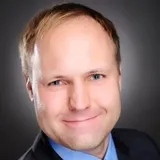
#> input picture speakers/af.webp, 160 x 160 px
$ python -i build.py   (imports and definitions only)
#> lines starting #> are read from the running program, lines starting #| are printed output that depends on the picture
#!/usr/bin/env python3
"""Scrape devfestka.de (schedule + talks + speaker photos) and render index.html from template.html.

Run locally or from the GitHub Action. Rewrites index.html only when the data or the template changed,
and exits non-zero if the scrape looks broken, so a bad scrape never replaces a good page.
"""
import hashlib, html, io, json, os, re, sys, urllib.request
from datetime import datetime, timezone

SITE = "https://devfestka.de"
ROOT = os.path.dirname(os.path.abspath(__file__))
UA = {"User-Agent": "devfestka-2026-schedule-sync"}

# [9 lines left out: functions get, clean, not called in this run]

txt = lambda s: html.unescape(re.sub(r"<[^>]+>", "", s)).strip()
key = lambda s: re.sub(r"[^a-z0-9]", "", s.lower())[:18]

def hm(chunk, which):
    m = re.search(r'class="%s"><span class="hours">(\d+)</span><span class="minutes">(\d+)</span>' % which, chunk)
    return f"{int(m[1]):02d}:{m[2]}" if m else None

# [32 lines left out: functions parse_schedule, parse_talks, not called in this run]

def photo(src):
    """Local 160px copy of a speaker photo; downloads only photos we don't have yet."""
    name = os.path.basename(src)
    dst = os.path.join(ROOT, "speakers", name)
    if not os.path.exists(dst):
        raw = get(src, binary=True)
        try:
            from PIL import Image
            im = Image.open(io.BytesIO(raw)).convert("RGB"); w, h = im.size; s = min(w, h)
            im = im.crop(((w - s) // 2, (h - s) // 2, (w - s) // 2 + s, (h - s) // 2 + s)).resize((160, 160), Image.LANCZOS)
            os.makedirs(os.path.dirname(dst), exist_ok=True); im.save(dst, "WEBP", quality=80)
        except ImportError:  # ponytail: no Pillow -> keep the full-size original
            open(dst, "wb").write(raw)
    return "speakers/" + name

# [43 lines left out: function build, not called in this run]

# [2 lines not run here, left out]

>>> import cv2
>>> picture = cv2.imread('speakers/af.webp', cv2.IMREAD_GRAYSCALE)
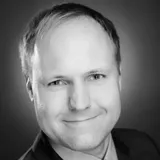
#> picture: shape (160, 160); min 0, max 248, mean 113.3
#> (the run stopped early here; a loop or call above may not have finished)

$ run again, on speakers/ds.webp
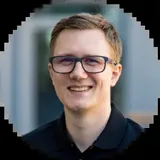
#> input picture speakers/ds.webp, 160 x 160 px
#> `picture = cv2.imread('speakers/af.webp', cv2.IMREAD_GRAYSCALE)`:
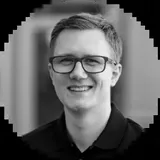
#> picture: shape (160, 160); min 0, max 243, mean 94.8

$ run again, on speakers/fs.webp
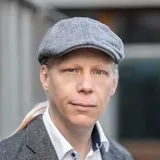
#> input picture speakers/fs.webp, 160 x 160 px
#> `picture = cv2.imread('speakers/af.webp', cv2.IMREAD_GRAYSCALE)`:
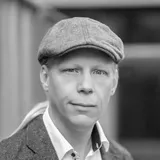
#> picture: shape (160, 160); min 3, max 255, mean 123.1

$ run again, on speakers/gm.webp
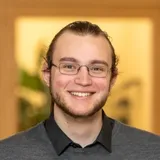
#> input picture speakers/gm.webp, 160 x 160 px
#> `picture = cv2.imread('speakers/af.webp', cv2.IMREAD_GRAYSCALE)`:
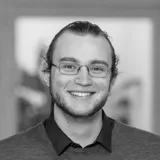
#> picture: shape (160, 160); min 0, max 234, mean 139.7
